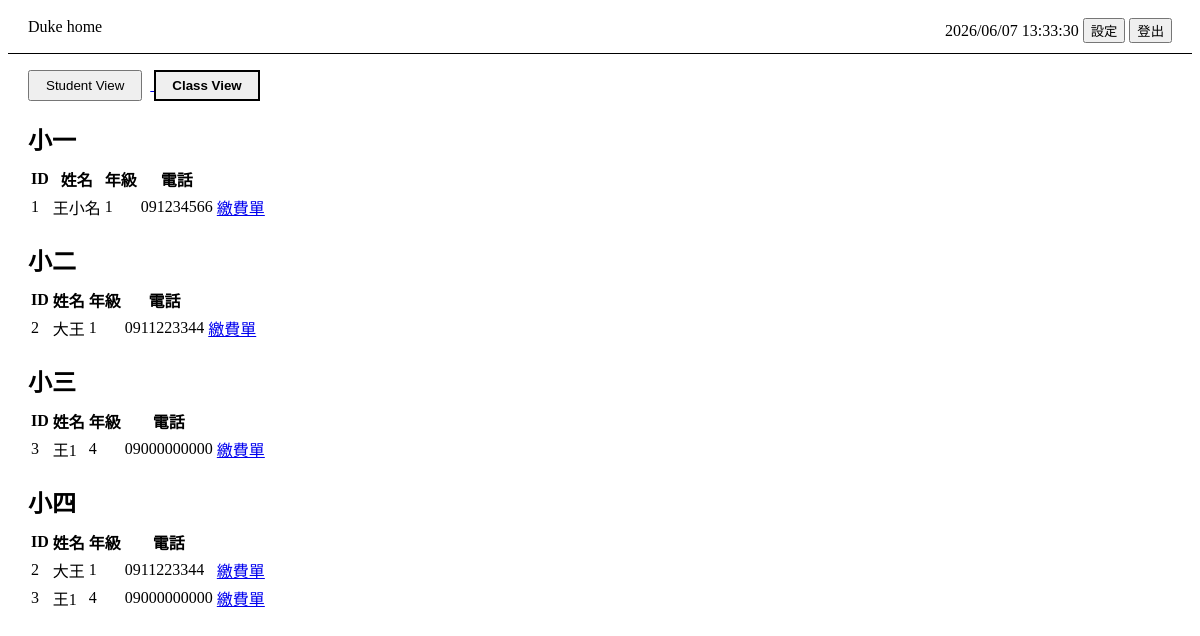
/home/?view=class, run on the app's committed database.
### duke_app/models.py (models this page shows, shortened)
class Class(models.Model):
    name = models.CharField(max_length=100)
    students = models.ManyToManyField(Student, related_name='classes', blank=True)

class Student(models.Model):
    student_id = models.CharField(max_length=20, unique=True)
    name = models.CharField(max_length=10)
    grade = models.IntegerField()
    phone = models.CharField(max_length=50)
    amount_due = models.PositiveIntegerField(default=15000)

### duke_app/views.py (the view)
# urls.py: 2. Add a URL to urlpatterns:  path('', views.home, name='home')
def home(request):
    view_mode = request.GET.get('view' , 'student')
    if view_mode == 'class':
        classes = Class.objects.prefetch_related('students').all()
        context = {
            'view_mode': 'class',
            'classes': classes,
        }
    else:
        students = Student.objects.all().order_by("student_id")
        context ={
            "view_mode": "student",
            "students": students,
        }
    return render(request, "home.html" ,context)

### templates/home.html (shortened to what this page needs)
{% load static %}
<!doctype html>
<html>
    <head>
        <link rel="stylesheet" href="{% static 'css/style.css' %}"/>
    </head>
    <body>
        <header>
            <div class="header-left">
                <span>Duke home</span>
            </div>
            <div class="header-right">
                <span id="clock-date">0000/00/00</span>
                <span id="clock-time">00:00:00</span>
                <button id="settings-btn">設定</button>
                <button id="logout-btn">登出</button>
            </div>
        </header>
        <main>
            <div class="view-toggle">
                <a href="?view=student">
                    <button class="{% if view_mode == 'student' %}active{% endif %}">
                        Student View
                    </button>
                </a>
                <a href="?view=class">
                    <button class="{% if view_mode == 'class' %}active{% endif %}">
                        Class View
                    </button>
                </a>
            </div>
            {% if view_mode == 'student' %}
            <table class = "student-table">
                <thead>
                    <tr>
                        <th>ID</th>
                        <th>姓名</th>
                        <th>年級</th>
                        <th>電話</th>
                        <th></th>
                    </tr>
                </thead>
                <tbody>
                    {% for student in students %}
                    <tr>
                        <td>{{ student.student_id}}</td>
                        <td>{{ student.name}}</td>
                        <td>{{ student.grade}}</td>
                        <td>{{ student.phone}}</td>
                        <td><a href="/students/{{ student.pk }}/receipt/" target="_blank">繳費單</a></td>
                    </tr>
                    {% empty %}
                    <tr>
                        <td colspan="4">尚無學生資料</td>
                    </tr>
                    {% endfor %}
                </tbody>
            </table>
            {% else %}
            {% for class in classes %}
            <section class = "class-section">
                <h2>{{ class.name}}</h2>
                <table>
                    <thead>
                        <tr>
                            <th>ID</th>
                            <th>姓名</th>
                            <th>年級</th>
                            <th>電話</th>
                        </tr>
                    </thead>
                    <tbody>
                    {% for student in class.students.all %}
                    <tr>
                        <td>{{ student.student_id}}</td>
                        <td>{{ student.name}}</td>
                        <td>{{ student.grade}}</td>
                        <td>{{ student.phone}}</td>
                        <td><a href="/students/{{ student.pk }}/receipt/" target="_blank">繳費單</a></td>
                    </tr>
                    {% empty %}
                    <tr>
                        <td colspan="4">尚無學生資料</td>
                    </tr>
                    {% endfor %}
                </tbody>
                </table>
            </section>
            {% endfor %}
            {% endif %}
        </main>
    </body>
</html>

### static/css/style.css (style rules this page uses)
header { display: flex; justify-content: space-between; padding: 10px 20px; border-bottom: 1px solid black; }
.view-toggle { margin: 16px 20px; }
.view-toggle button { margin-right: 8px; padding :6px 16px; cursor: pointer; }
.view-toggle button.active { font-weight: bold; border: 2px solid black; }
.class-section { margin: 20px; }
.class-section h2 { margin-bottom: 8px; }

### data on the page
Class: name "小一"
Student: student_id "1", name "王小名", grade "1", phone "091234566"
Class: name "小二"
Student: student_id "2", name "大王", grade "1", phone "0911223344"
Class: name "小三"
Student: student_id "3", name "王1", grade "4", phone "09000000000"
Class: name "小四"
